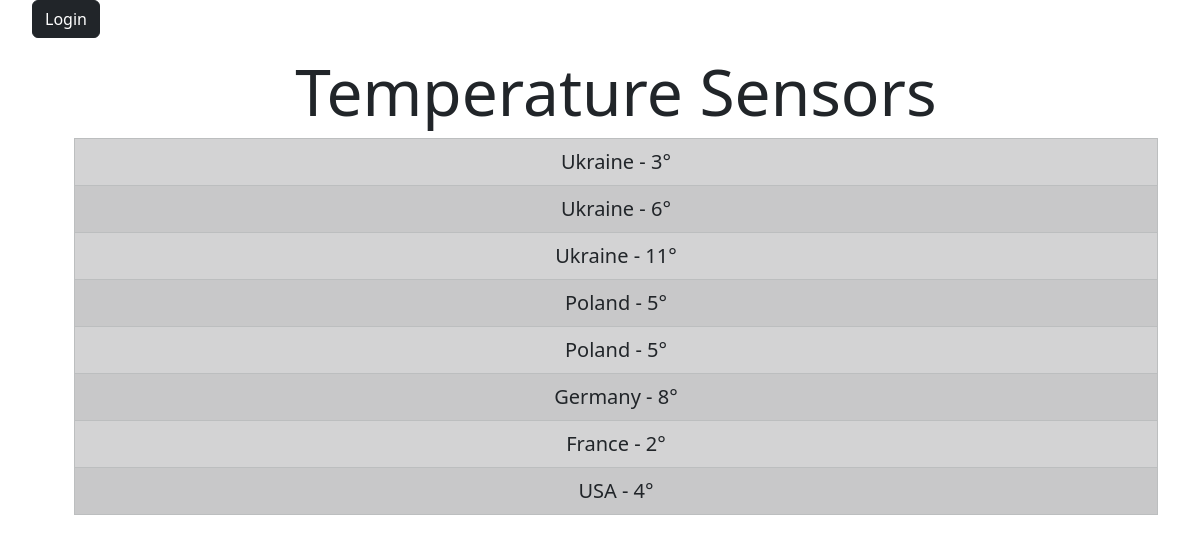
Before: /bugs/ with the older database file.
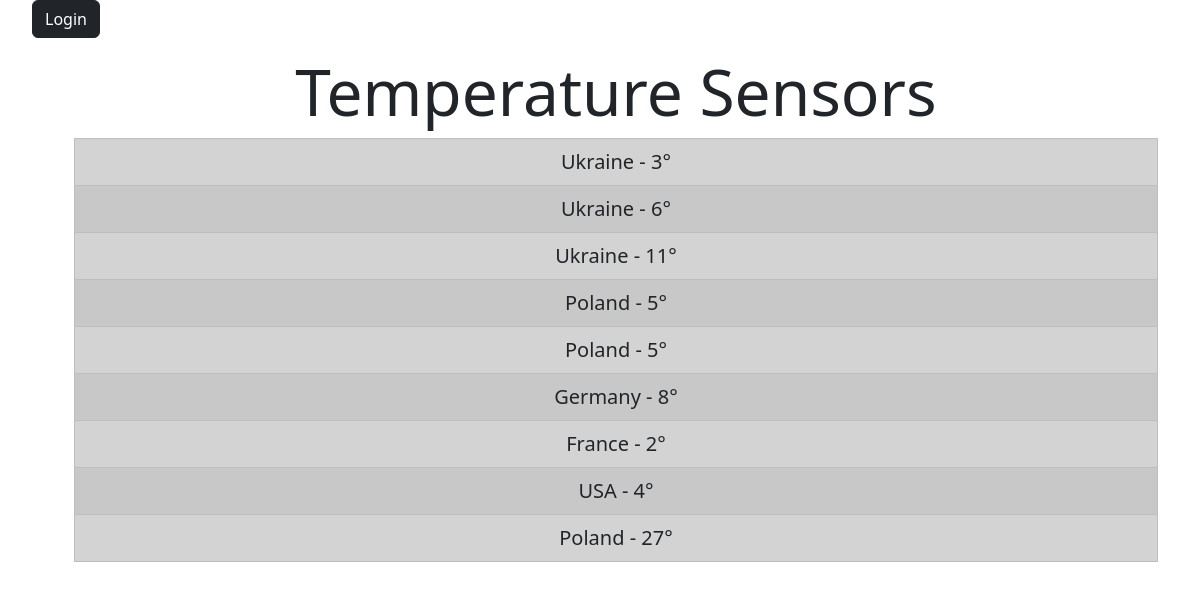
After: the same page with the newer database file.
### tempSensors/models.py (models this page shows)
class temperatureSensors(models.Model):
    location = models.CharField('Location of the sensor',
        max_length = 255, blank = False)
    dateMeasurement = models.DateField('Date of temperature measurement',
        default = datetime.date.today, blank = False)
    timeMeasurement = models.DateField('Time of temperature measurement',
        default = datetime.time, blank = False)
    temperature = models.IntegerField('Temperature',
        default = 0, blank = False)
    name = models.CharField('Sensor name',
        max_length = 50, blank = False)
    model = models.CharField('Sensor model',
        max_length = 50, blank = False)
    group = models.CharField('The group to which the sensor belongs',
        max_length = 50, blank = False)

### tempSensors/views.py (the view)
# urls.py: path('', views.index, name = 'temperatureSensors_home'),
def index(request):
    sensors = temperatureSensors.objects.all()
    return render(request, 'tempSensors/index.html', {'sensors': sensors})

### tempSensors/templates/tempSensors/index.html (shortened to what this page needs)
{% extends 'tempSensors/layout.html' %}
{% block content %}
<div class="container">
    <ol>
        <h3 class="display-3 "><center>Temperature Sensors</center></h3></th>
        <table id="productSizes" class="table table-striped">
            {% for sensor in sensors %}
                <tr class="alert alert-dark">
                    <td><center><a class="text-decoration-none link-dark" style="font-size: 20px" href="/sensors/{{ sensor.id }}">{{ sensor.location }} - {{ sensor.temperature }}°</center></a></td>
                </tr>
            {% endfor %}
        </table>
    </ol>
</div>
{% endblock %}

### tempSensors/templates/tempSensors/layout.html (shortened to what this page needs)
{% load static %}
<!DOCTYPE html>
<html>
    <head>
        <link rel="stylesheet" href="https://cdn.jsdelivr.net/npm/bootstrap@5.2.2/dist/css/bootstrap.min.css">
        <link rel="stylesheet" href="{% static 'tempSensors/css/main.css' %}">
    </head>
    <body style="background-color:white;">
        <aside>
            <ul>
                <a href="http://localhost:8000/accounts/login" class="btn btn-dark fa-solid fa-right-to-bracket">Login</a>
            </ul>
        <main>
            {% block content %}
            {% endblock %}
        </main>
    </body>
</html>

### tempSensors/static/tempSensors/css/main.css (style rules this page uses)
body { background-color: rgb(200, 165, 247); }
aside ul { list-style: none; }

Changed rows visible on the page:
added temperatureSensors: location "Poland", temperature "27"
